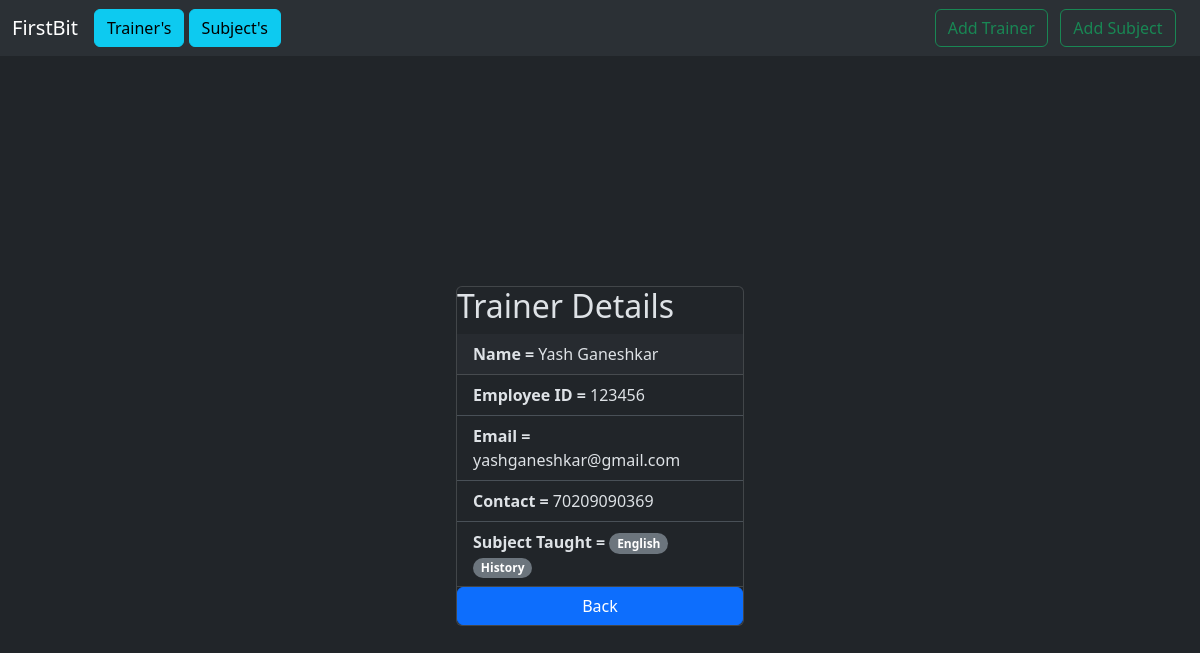
Page /details/1/ on the committed database.
### institute/models.py (models this page shows, shortened)
class Trainer(models.Model):
    empId = models.CharField(max_length=10,unique=True)
    name = models.CharField(max_length=200)
    email = models.EmailField(unique=True)
    phone = models.CharField(max_length=15, unique=True)
    subjects = models.ManyToManyField(Subject, related_name="trainers")
    created_at = models.DateTimeField(auto_now_add=True)
    updated_at = models.DateTimeField(auto_now=True)

class Subject(models.Model):
    name = models.CharField(max_length=50, unique=True)
    description = models.TextField(max_length=300, blank=True, null=True)
    created_at = models.DateTimeField(auto_now_add=True)
    updated_at = models.DateTimeField(auto_now=True)

### institute/views.py (the view)
# urls.py: path('details/<int:trainer_id>/', views.TrainerDetails, name="trainerdetails"),
def TrainerDetails(request, trainer_id):
    trainer = get_object_or_404(Trainer, pk = trainer_id)
    return render(request, "trainerDetails.html", {"trainer": trainer})

### institute/templates/trainerDetails.html
{% extends "layout.html" %}
{% block content %}
<div class="d-flex justify-content-center align-items-center" style="min-height: 100vh;">
    <div class="card" style="width: 18rem;">
        <h2>Trainer Details</h2>
        <div class="card-header">
            <b>Name = </b>{{trainer.name}}
        </div>
        <ul class="list-group list-group-flush">
            <li class="list-group-item"><b>Employee ID = </b>{{trainer.empId}}</li>
            <li class="list-group-item"><b>Email = </b>{{trainer.email}}</li>
            <li class="list-group-item"><b>Contact = </b>{{trainer.phone}}</li>
            <li class="list-group-item">
                <b>Subject Taught = </b>
                {% for subject in trainer.subjects.all %}
                    <span class="badge rounded-pill text-bg-secondary">
                        {{subject.name}}
                    </span>
                    {% empty %}
                    <span class="text-muted">No subjects assigned</span>
            </li>
                {% endfor %}
        </ul>
        <a class="btn btn-primary" href="{% url 'trainers' %}">Back</a>
    </div>
</div>
{% endblock %}

### rows in the picture
Trainer: name "Yash Ganeshkar", empId "123456", email "yashganeshkar@gmail.com", phone "70209090369"
Subject: name "English"
Subject: name "History"
